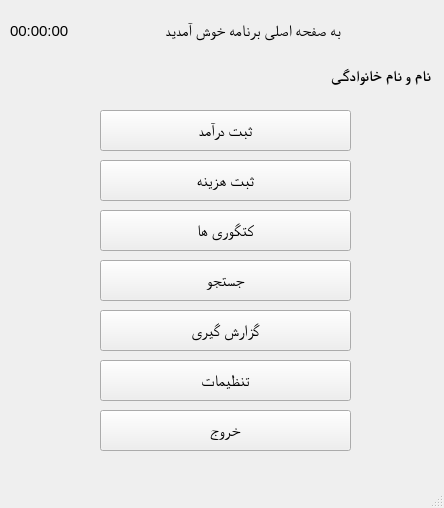
<?xml version="1.0" encoding="UTF-8"?>
<ui version="4.0">
 <class>MainWindow</class>
 <widget class="QMainWindow" name="MainWindow">
  <property name="geometry">
   <rect>
    <x>0</x>
    <y>0</y>
    <width>444</width>
    <height>508</height>
   </rect>
  </property>
  <property name="windowTitle">
   <string>MainWindow</string>
  </property>
  <widget class="QWidget" name="centralwidget">
   <widget class="QLabel" name="time_label">
    <property name="geometry">
     <rect>
      <x>10</x>
      <y>10</y>
      <width>91</width>
      <height>41</height>
     </rect>
    </property>
    <property name="font">
     <font>
      <pointsize>11</pointsize>
     </font>
    </property>
    <property name="text">
     <string>00:00:00</string>
    </property>
   </widget>
   <widget class="QLabel" name="welcome_text">
    <property name="geometry">
     <rect>
      <x>110</x>
      <y>0</y>
      <width>231</width>
      <height>61</height>
     </rect>
    </property>
    <property name="font">
     <font>
      <family>Times New Roman</family>
      <pointsize>12</pointsize>
      <weight>50</weight>
      <bold>false</bold>
     </font>
    </property>
    <property name="text">
     <string>به صفحه اصلی برنامه خوش آمدید</string>
    </property>
   </widget>
   <widget class="QLabel" name="userfullname">
    <property name="geometry">
     <rect>
      <x>10</x>
      <y>50</y>
      <width>421</width>
      <height>51</height>
     </rect>
    </property>
    <property name="font">
     <font>
      <family>Times New Roman</family>
      <pointsize>11</pointsize>
      <weight>75</weight>
      <bold>true</bold>
     </font>
    </property>
    <property name="text">
     <string>نام و نام خانوادگی</string>
    </property>
   </widget>
   <widget class="QPushButton" name="record_income_btn">
    <property name="geometry">
     <rect>
      <x>100</x>
      <y>110</y>
      <width>251</width>
      <height>41</height>
     </rect>
    </property>
    <property name="font">
     <font>
      <family>Times New Roman</family>
      <pointsize>12</pointsize>
     </font>
    </property>
    <property name="text">
     <string>ثبت درآمد</string>
    </property>
   </widget>
   <widget class="QPushButton" name="category_btn">
    <property name="geometry">
     <rect>
      <x>100</x>
      <y>210</y>
      <width>251</width>
      <height>41</height>
     </rect>
    </property>
    <property name="font">
     <font>
      <family>Times New Roman</family>
      <pointsize>12</pointsize>
     </font>
    </property>
    <property name="text">
     <string>کتگوری ها</string>
    </property>
   </widget>
   <widget class="QPushButton" name="report_btn">
    <property name="geometry">
     <rect>
      <x>100</x>
      <y>310</y>
      <width>251</width>
      <height>41</height>
     </rect>
    </property>
    <property name="font">
     <font>
      <family>Times New Roman</family>
      <pointsize>12</pointsize>
     </font>
    </property>
    <property name="text">
     <string>گزارش گیری</string>
    </property>
   </widget>
   <widget class="QPushButton" name="record_cost_btn">
    <property name="geometry">
     <rect>
      <x>100</x>
      <y>160</y>
      <width>251</width>
      <height>41</height>
     </rect>
    </property>
    <property name="font">
     <font>
      <family>Times New Roman</family>
      <pointsize>12</pointsize>
     </font>
    </property>
    <property name="text">
     <string>ثبت هزینه</string>
    </property>
   </widget>
   <widget class="QPushButton" name="exit_mainpage_btn">
    <property name="geometry">
     <rect>
      <x>100</x>
      <y>410</y>
      <width>251</width>
      <height>41</height>
     </rect>
    </property>
    <property name="font">
     <font>
      <family>Times New Roman</family>
      <pointsize>12</pointsize>
     </font>
    </property>
    <property name="text">
     <string>خروج</string>
    </property>
   </widget>
   <widget class="QPushButton" name="search_btn">
    <property name="geometry">
     <rect>
      <x>100</x>
      <y>260</y>
      <width>251</width>
      <height>41</height>
     </rect>
    </property>
    <property name="font">
     <font>
      <family>Times New Roman</family>
      <pointsize>12</pointsize>
     </font>
    </property>
    <property name="text">
     <string>جستجو</string>
    </property>
   </widget>
   <widget class="QPushButton" name="setting_btn">
    <property name="geometry">
     <rect>
      <x>100</x>
      <y>360</y>
      <width>251</width>
      <height>41</height>
     </rect>
    </property>
    <property name="font">
     <font>
      <family>Times New Roman</family>
      <pointsize>12</pointsize>
     </font>
    </property>
    <property name="text">
     <string>تنظیمات</string>
    </property>
   </widget>
  </widget>
  <widget class="QMenuBar" name="menubar">
   <property name="geometry">
    <rect>
     <x>0</x>
     <y>0</y>
     <width>444</width>
     <height>25</height>
    </rect>
   </property>
  </widget>
  <widget class="QStatusBar" name="statusbar"/>
 </widget>
 <resources/>
 <connections/>
</ui>
